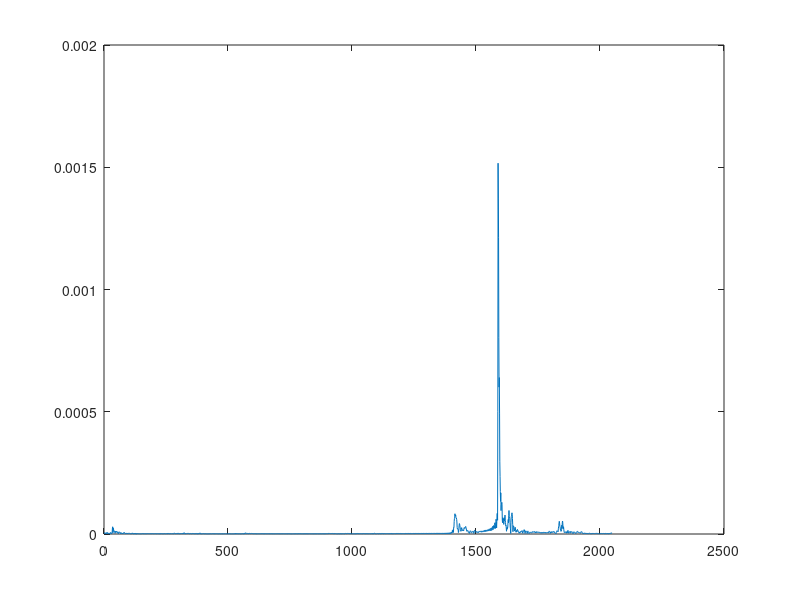
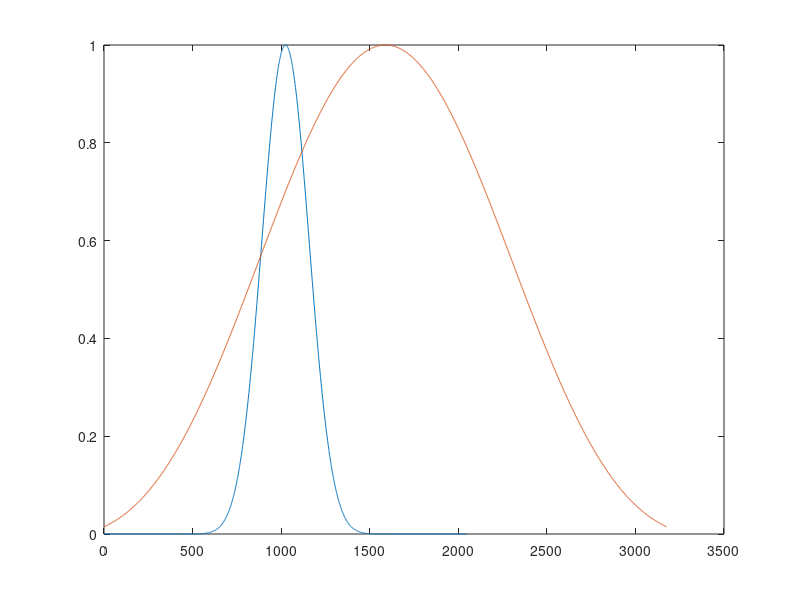
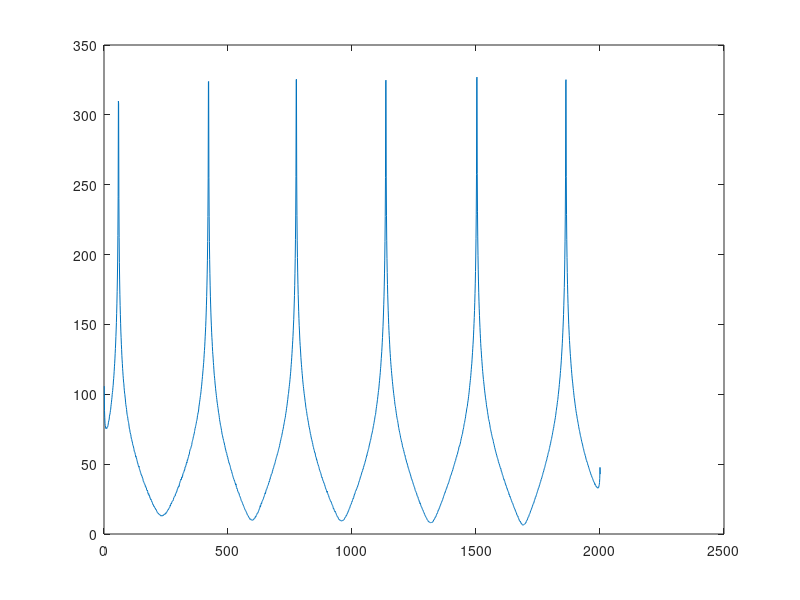
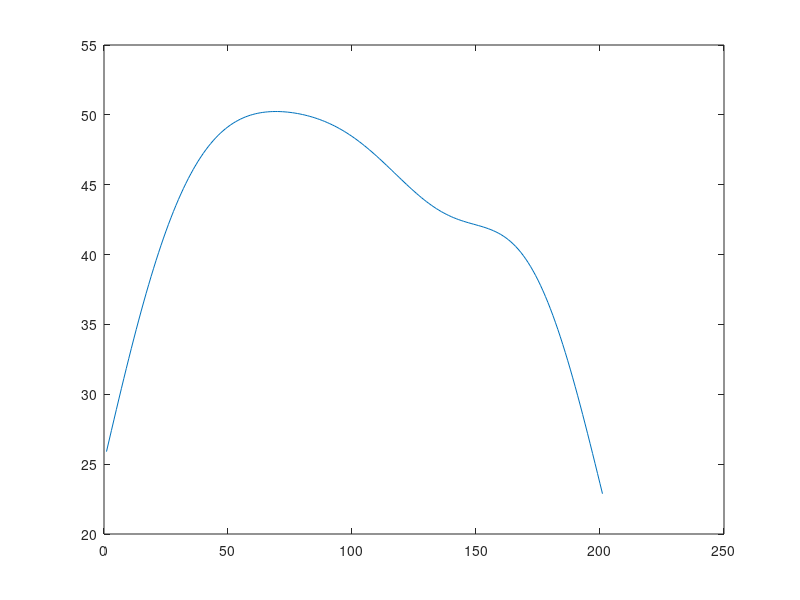

The MATLAB script that drew these images, in order:
Tdata =importdata("Tdata.txt");
Tr = Tdata(:,1);
Ti = Tdata(:,2);
T = Tr+1i.*Ti;
plot(abs(T));
kaiser1 = importdata("kaisar.txt");
figure
plot(kaiser1)
hold on 
win1 = kaiser(3176,6);
plot(win1)
figure
F = importdata("WFdata.txt");
F = F(:,1);
plot(abs(F))
data2 = importdata("WAdata.txt");
data2 = data2(:,1);
figure
plot(data2);